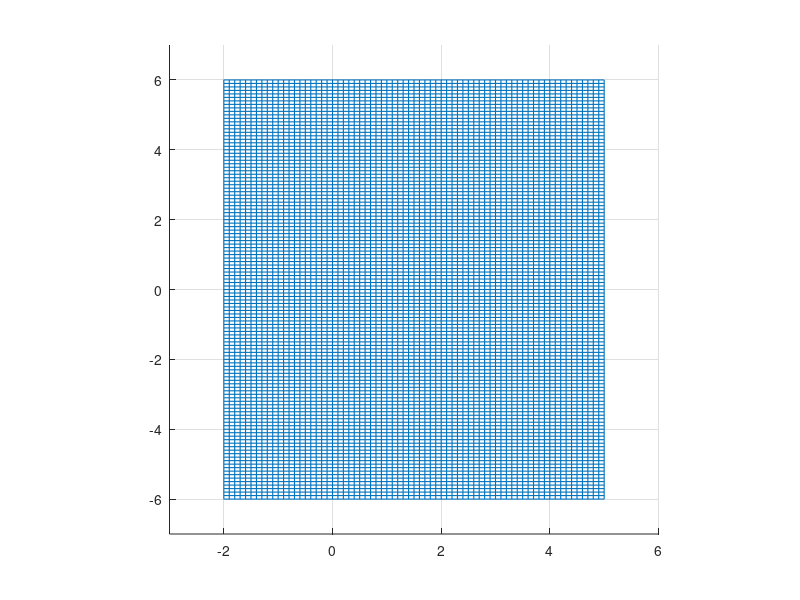

Reproduce this figure in MATLAB. (Note: this script raises an error after producing the figure.)
xRange = -2:0.1:5;
yRange = -6:0.1:6;
grids = cell(length(yRange) - 1, length(xRange) - 1);
occ_grid = zeros(length(yRange) - 1, length(xRange) - 1);
xValues = xRange + 0.05; 
xValues(end) = [];
yValues = yRange + 0.05;
yValues(end) = [];


figure; hold on;
b = [min(yRange) max(yRange)];
for i=1:length(xRange)
    line( [xRange(i) xRange(i)],b, 'LineWidth', 0.8);   
end
a = [min(xRange), max(xRange)];
for i=1:length(yRange)
    line(a, [yRange(i), yRange(i)], 'LineWidth', 0.8)
end
axis([-3 6 -7 7]); 
axis square;
grid on;




for i=1:size(Landmark_Groundtruth,1)
    xL = Landmark_Groundtruth(i, 2);
    yL = Landmark_Groundtruth(i,3);
    obsX = xRange(find(xRange < xL, 1, 'last' ));
    obsY = yRange(find(yRange < yL, 1, 'last' ));
    for j=-3:3
        for k=-3:3
            rectangle('Position',[obsX + j*0.1, obsY+k*0.1, 0.1,0.1], 'FaceColor', 'k');
        end
    end
    
end
xlabel('World X Axis (m)');
ylabel('World Y Axis (m)');
title('Occupancy Grid and Paths - Q5');
setActions;



for m=1:3
    [start_loc, goal_loc] = assignStartEndLocs_Q5(m);
    makeOccGridAndGridObjects_Q5;
    getStartEndIndices_Q5;


    scatter(grids{start_ind(1), start_ind(2)}.xLoc, grids{start_ind(1), start_ind(2)}.yLoc, 20.5, 'b', 'filled');
    scatter(grids{goal_ind(1), goal_ind(2)}.xLoc, grids{goal_ind(1), goal_ind(2)}.yLoc, 20.5, 'g', 'filled');

    current = start_ind;
    explored = [];
    nbors = [];
    while sum(goal_ind == current) ~= 2 %has not reached goal yet
        explored = [explored; current];
        nbors = neighbors_Q5(current, actions);
        nbors = unique(nbors,'rows');
        %remove those cells from neighbors that have already been explored. ?
        nbors = remove_explored(nbors, explored);
        cost = zeros(size(nbors,1), 1);
        for i=1:size(nbors, 1) %for all neighbors current state
           cost(i) = grids{nbors(i,1), nbors(i,2)}.cost + grids{nbors(i,1), nbors(i,2)}.h_val;
        end
        mincost_index = find(cost == min(cost));
        mincost_index = mincost_index(1); %pick one in case of tie.
        current = nbors(mincost_index, :);
    end

    explored = [explored; current]; %append the last one
    hold on;
    %draw the path
    for i=1:length(explored)-1
        xpoints = [grids{explored(i,1), explored(i,2)}.xLoc,grids{explored(i+1,1), explored(i+1,2)}.xLoc];
        ypoints = [grids{explored(i,1), explored(i,2)}.yLoc,grids{explored(i+1,1), explored(i+1,2)}.yLoc];
        line(xpoints, ypoints, 'LineWidth', 2.0, 'Color', 'r');
    end
    waypoints = zeros(length(explored), 2);
    for i=1:length(explored)
        waypoints(i, :) = [grids{explored(i,1), explored(i,2)}.xLoc, grids{explored(i,1), explored(i,2)}.yLoc];
    end
    
end
text(3, 6.8, '\bullet - Start Point', 'Color', 'b', 'FontSize', 8);
text(3, 6.4, '\bullet - Goal Point', 'Color', 'g','FontSize', 8);
